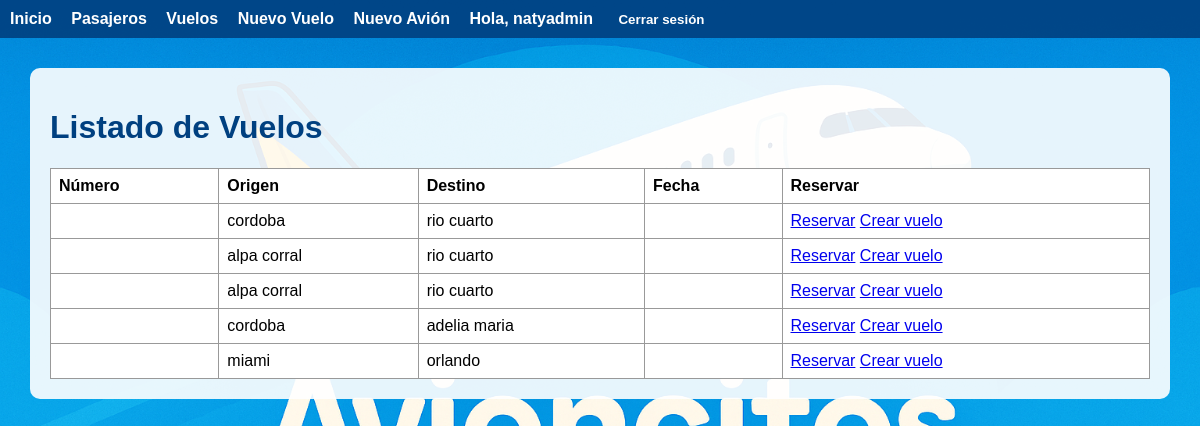
Screenshot of /vuelos/ (signed in) with the database file from the repository.
### vuelos/models.py (models this page shows, shortened)
class Vuelo(models.Model):
    ESTADOS = [
        ('programado', 'Programado'),
        ('en_vuelo', 'En Vuelo'),
        ('finalizado', 'Finalizado'),
        ('cancelado', 'Cancelado'),
    ]
    avion = models.ForeignKey(Avion, on_delete=models.CASCADE, related_name='vuelos')
    origen = models.CharField(max_length=100)
    destino = models.CharField(max_length=100)
    fecha_salida = models.DateTimeField()
    fecha_llegada = models.DateTimeField()
    estado = models.CharField(max_length=20, choices=ESTADOS, default='programado')
    precio_base = models.DecimalField(max_digits=10, decimal_places=2)
    usuarios_gestores = models.ManyToManyField(User, related_name='vuelos_gestionados')
    class Meta:
        verbose_name = "Vuelo"
        verbose_name_plural = "Vuelos"
        ordering = ['fecha_salida']

### vuelos/views.py (the view)
# urls.py: path('', views.vuelo_list, name='vuelo_list'),
@login_required
def vuelo_list(request):
    if request.user.perfil and request.user.perfil.rol == 'admin':
        vuelos = Vuelo.objects.all()
    elif request.user.perfil.rol == 'operador':
        vuelos = Vuelo.objects.filter(usuarios_gestores=request.user)
    else:
        return redirect('home:index')
    return render(request, 'vuelos/vuelo_list.html', {'vuelos': vuelos})

### usuarios/models.py (called while the page is built)
def get_perfil(self):
    return getattr(self, 'perfilusuario', None)

### vuelos/templates/vuelos/vuelo_list.html
{% extends 'base.html' %}
{% block content %}
<h1>Listado de Vuelos</h1>
<table>
    <thead>
        <tr>
            <th>Número</th>
            <th>Origen</th>
            <th>Destino</th>
            <th>Fecha</th>
            <th>Reservar</th>
        </tr>
    </thead>
    <tbody>
        {% for vuelo in vuelos %}
        <tr>
            <td>{{ vuelo.numero }}</td>
            <td>{{ vuelo.origen }}</td>
            <td>{{ vuelo.destino }}</td>
            <td>{{ vuelo.fecha }}</td>
            <td>
                <a href="{% url 'reservas:seleccionar_asiento' vuelo.id %}">Reservar</a>
                <a href="{% url 'vuelos:crear_vuelo' %}">Crear vuelo</a>
            </td>
        </tr>
        {% endfor %}
    </tbody>
</table>
{% endblock %}

### home/templates/base.html (shortened to what this page needs)
{% load static %}
<!DOCTYPE html>
<html lang="es">
<head>
</head>
<body>
    <nav>
        <a href="{% url 'home:index' %}">Inicio</a>
        {% if user.is_authenticated %}
            <a href="{% url 'pasajeros:listado_pasajeros' %}">Pasajeros</a>
            <a href="{% url 'vuelos:vuelo_list' %}">Vuelos</a>
            {% if user.perfilusuario.rol == 'admin' %}
                <a href="{% url 'vuelos:crear_vuelo' %}">Nuevo Vuelo</a>
            {% endif %}
            {% if user.perfilusuario.rol != 'pasajero' %}
                <a href="{% url 'vuelos:crear_avion' %}">Nuevo Avión</a>
            {% endif %}
            <span>Hola, {{ user.username }}</span>
            <form action="{% url 'usuarios:logout' %}" method="post" style="display:inline;">
                <button type="submit">Cerrar sesión</button>
            </form>
        {% else %}
            <a href="{% url 'usuarios:login' %}">Iniciar sesión</a>
            <a href="{% url 'usuarios:registro' %}">Registrarse</a>
        {% endif %}
    </nav>
    <div class="container">
        {% block content %}
        {% endblock %}
    </div>
</body>
</html>

### rows the page displays
Vuelo: origen "cordoba", destino "rio cuarto"
Vuelo: origen "alpa corral", destino "rio cuarto"
Vuelo: origen "alpa corral", destino "rio cuarto"
Vuelo: origen "cordoba", destino "adelia maria"
Vuelo: origen "miami", destino "orlando"

### other values shown
{{ user.username }} "natyadmin"
